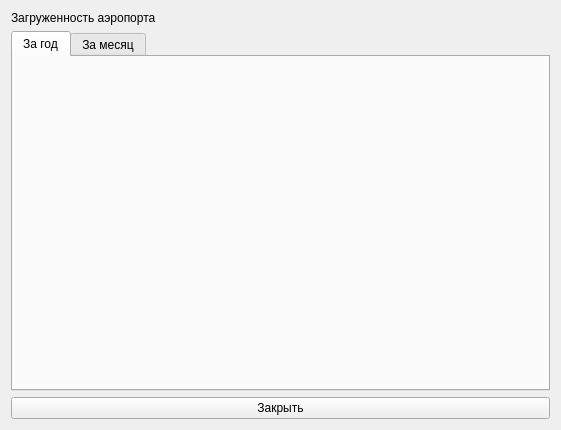
<?xml version="1.0" encoding="UTF-8"?>
<ui version="4.0">
 <class>Statistics</class>
 <widget class="QWidget" name="Statistics">
  <property name="enabled">
   <bool>true</bool>
  </property>
  <property name="geometry">
   <rect>
    <x>0</x>
    <y>0</y>
    <width>561</width>
    <height>430</height>
   </rect>
  </property>
  <property name="windowTitle">
   <string>Form</string>
  </property>
  <layout class="QGridLayout" name="gridLayout">
   <item row="4" column="0">
    <widget class="QPushButton" name="pb_close">
     <property name="text">
      <string>Закрыть</string>
     </property>
    </widget>
   </item>
   <item row="1" column="0">
    <widget class="QTabWidget" name="tabWidget">
     <property name="minimumSize">
      <size>
       <width>330</width>
       <height>250</height>
      </size>
     </property>
     <property name="baseSize">
      <size>
       <width>330</width>
       <height>250</height>
      </size>
     </property>
     <property name="currentIndex">
      <number>0</number>
     </property>
     <widget class="QWidget" name="tab_perYear">
      <attribute name="title">
       <string>За год</string>
      </attribute>
      <layout class="QGridLayout" name="gridLayout_2">
       <item row="0" column="0">
        <widget class="QCustomPlot" name="widget_loadPerYear" native="true">
         <property name="minimumSize">
          <size>
           <width>300</width>
           <height>200</height>
          </size>
         </property>
         <property name="baseSize">
          <size>
           <width>300</width>
           <height>200</height>
          </size>
         </property>
        </widget>
       </item>
      </layout>
     </widget>
     <widget class="QWidget" name="tab_perMonth">
      <attribute name="title">
       <string>За месяц</string>
      </attribute>
      <layout class="QGridLayout" name="gridLayout_3">
       <item row="1" column="0">
        <widget class="QCustomPlot" name="widget_loadPerMonth" native="true">
         <property name="minimumSize">
          <size>
           <width>300</width>
           <height>200</height>
          </size>
         </property>
         <property name="baseSize">
          <size>
           <width>300</width>
           <height>200</height>
          </size>
         </property>
        </widget>
       </item>
       <item row="0" column="0">
        <widget class="QComboBox" name="cb_months"/>
       </item>
      </layout>
     </widget>
    </widget>
   </item>
   <item row="0" column="0">
    <widget class="QLabel" name="l_airportsLoad">
     <property name="text">
      <string>Загруженность аэропорта </string>
     </property>
    </widget>
   </item>
  </layout>
 </widget>
 <customwidgets>
  <customwidget>
   <class>QCustomPlot</class>
   <extends>QWidget</extends>
   <header location="global">D:\Netology_CPP7\Cross-platform development on Qt\Airport_Inspector\qcustomplot.h</header>
   <container>1</container>
  </customwidget>
 </customwidgets>
 <resources/>
 <connections/>
</ui>
